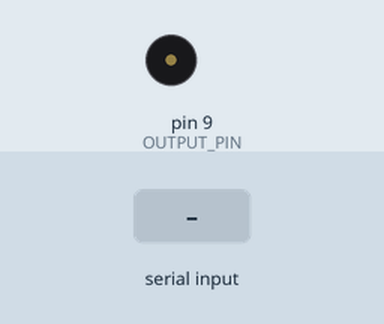
A sketch run on a simulated Arduino Leonardo, built with avr-gcc and run on an emulated ATmega32U4. On the bench: buzzer (waves = sounding). Inputs (shaded band) come from the test bench.

Above: at 1.2 s.
1.3 s: "H" received over Serial
At 2.4 s:
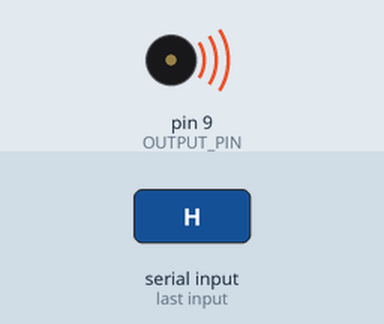
Timing chart, 0 to 4.3 s (numbered marks = the images above; inputs shaded):
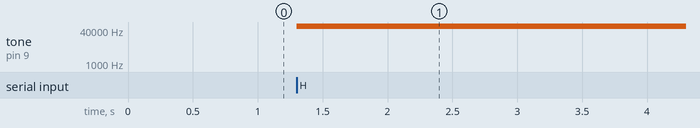

The sketch:

radio.ino
```cpp
const int OUTPUT_PIN = 9;   // Pin to output the 62.7 kHz PWM signal
const int HIGH_FREQ = 60000;
const int LOW_FREQ = 8571;

unsigned long lastActivityTime = 0;  // Store the last time activity was detected
const unsigned long timeoutInterval = 60000;  // 1 minute timeout (60,000 ms)

void setup() {


  // Start serial communication at 115200 baud rate
  Serial.begin(115200);

  // Wait for serial monitor to connect (for boards with native USB like Leonardo)
  while (!Serial) {
    ;
  }
}

void loop() {
  // Check if data is available to read from serial
  if (Serial.available() > 0) {
    // Reset the timeout timer when a character is received
    lastActivityTime = millis();

    // Read the incoming character (not used here, but can be used for debugging)
    char incomingChar = Serial.read();

    if (incomingChar == 'H')
    {
      tone(OUTPUT_PIN, HIGH_FREQ);
    }

    if (incomingChar == 'L')
    {
      tone(OUTPUT_PIN, LOW_FREQ);
    }
  }

  // Check if more than 1 minute has passed without any serial activity
  if (millis() - lastActivityTime > timeoutInterval)
  {
    noTone(OUTPUT_PIN);
  }
}
```

Measured:
- after the input at 1.3 s, tone on pin 9 (OUTPUT_PIN): silent → 60000 Hz at once
